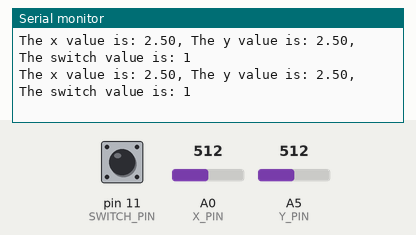
Simulated run of this sketch. Board: Arduino Uno, built with avr-gcc and run on an emulated ATmega328P. Shown: the last lines printed to the serial monitor. The inputs (shaded band) are chosen by the test bench; at power-on: A0 (X_PIN) = 512, A5 (Y_PIN) = 512, pin 11 (SWITCH_PIN) HIGH.

Above: at 1.2 s.
1.3 s: A0 (X_PIN) set to 716
At 1.78 s:
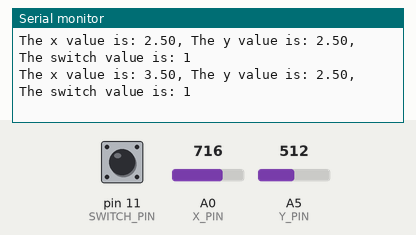
2.8 s: A5 (Y_PIN) set to 716
At 2.8 s:
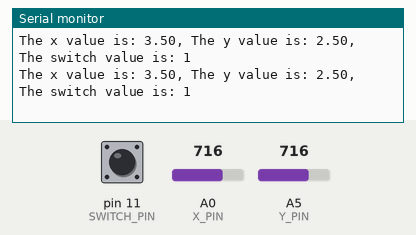
5.8 s: pin 11 (SWITCH_PIN) pulled LOW for 0.25 s
At 6.26 s:
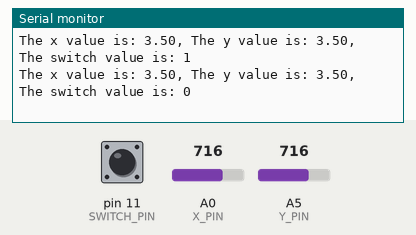
9.0 s: A0 (X_PIN) set to 900
At 9.1 s:
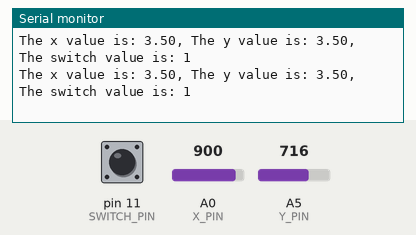
10.5 s: pin 11 (SWITCH_PIN) pulled LOW for 1 s
At 10.93 s:
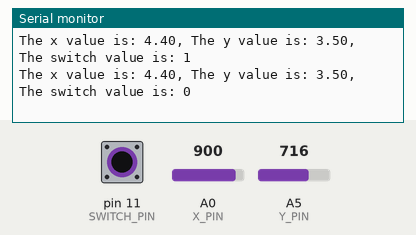
14.5 s: A5 (Y_PIN) set to 900
At 14.6 s:
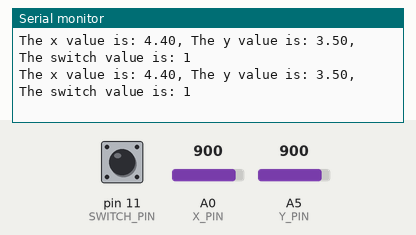
Timing chart, 0 to 17.0 s (numbered marks = the images above; inputs shaded):
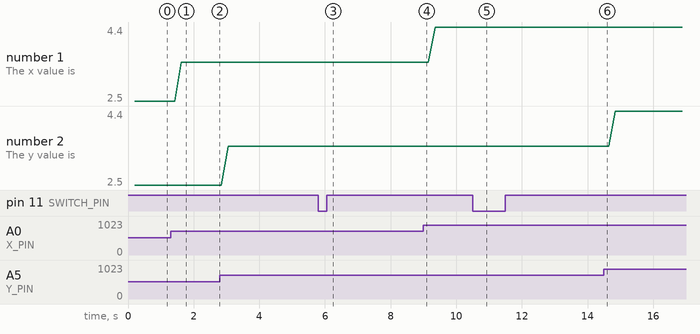

Measured:
- after the input at 1.3 s, the serial monitor: prints a new line after 0.32 s (image 1)
- after the input at 5.8 s, the serial monitor: prints a new line after 0.30 s (image 3)
- after the input at 10.5 s, the serial monitor: prints a new line after 0.28 s (image 5)
- plotted number 1: 2.5 → 3.5 after the input at 1.3 s, 3.5 → 4.4 after the input at 9.0 s

The sketch:

Lesson_32_-_Understanding_and_Using_Joysticks_in_Projects.ino
```cpp
//We are learning how to read voltage from a joystick in the x and y directions
//Declaring Variables
int X_PIN = A0;
int Y_PIN = A5;
int SWITCH_PIN = 11;
int X_VAL;
int Y_VAL;
int SWITCH_VAL;
String X_MESSAGE = "The x value is: ";
String Y_MESSAGE = "The y value is: ";
String SWITCH_MESSAGE = "The switch value is: ";
String COMMA = ", ";
int DELAY = 200;
float X_VOLTAGE;
float Y_VOLTAGE;

void setup() {
  //Starting Serial Monitor
  Serial.begin(9600);

  //Starting Pins
  pinMode(X_PIN, INPUT);
  pinMode(Y_PIN, INPUT);
  pinMode(SWITCH_PIN, INPUT);

  //We need to set up the pull up resistor and start the voltage
  digitalWrite(SWITCH_PIN, HIGH);
}

void loop() {
  //Reading Voltage of X_PIN
  X_VAL = analogRead(X_PIN);
  //Converting to actual Voltage
  X_VOLTAGE = (5. / 1023.) * X_VAL;

  //Reading Voltage of Y_PIN
  Y_VAL = analogRead(Y_PIN);
  //Converting to actual Voltage
  Y_VOLTAGE = (5. / 1023.) * Y_VAL;

  //Reading Voltage of SWITCH_PIN
  SWITCH_VAL = digitalRead(SWITCH_PIN);

  delay(DELAY);

  //Printing Messages
  Serial.print(X_MESSAGE);
  Serial.print(X_VOLTAGE);
  Serial.print(COMMA);
  Serial.print(Y_MESSAGE);
  Serial.print(Y_VOLTAGE);
  Serial.print(COMMA);
  Serial.print(SWITCH_MESSAGE);
  Serial.println(SWITCH_VAL);
}
```
